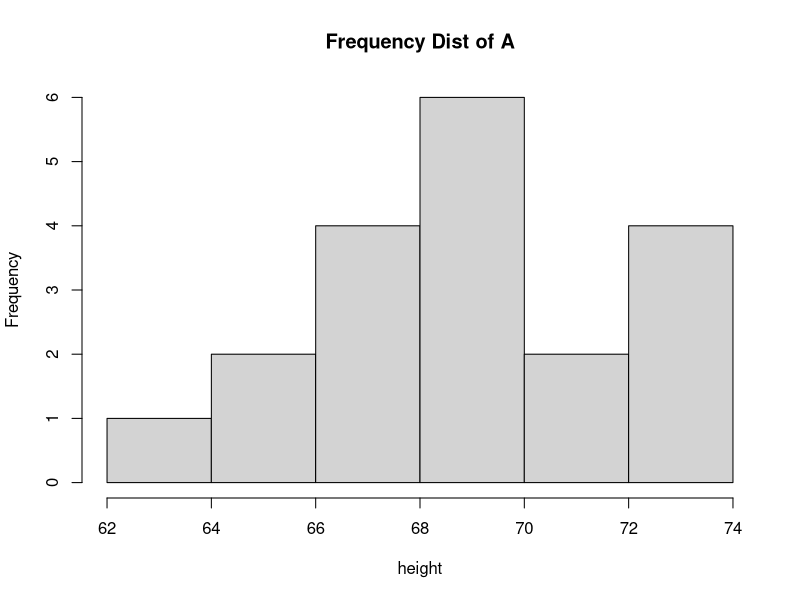
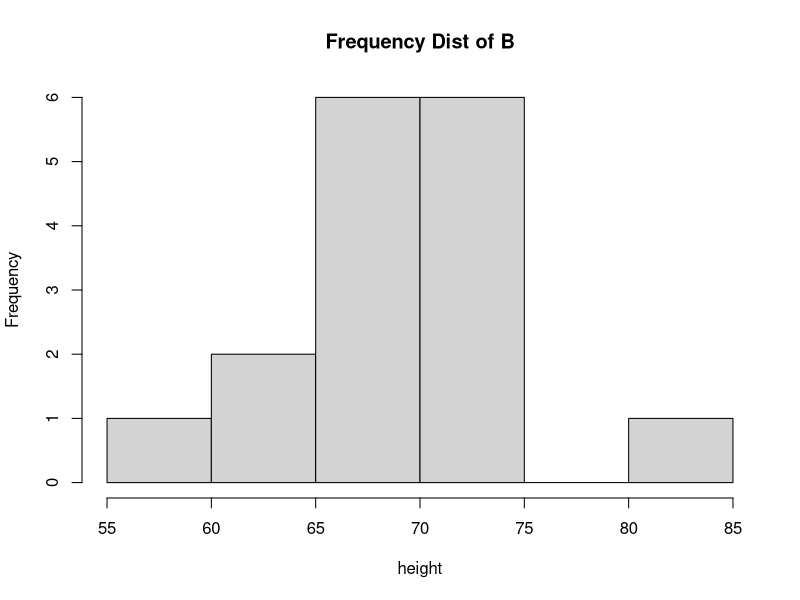

The R source for these figures, in order:
data = read.csv('info370heightdata.csv')

# create frequency distrubution
hist(data$Group.A, main = "Frequency Dist of A", xlab = "height")
hist(data$Group.B, main = "Frequency Dist of B", xlab = "height")